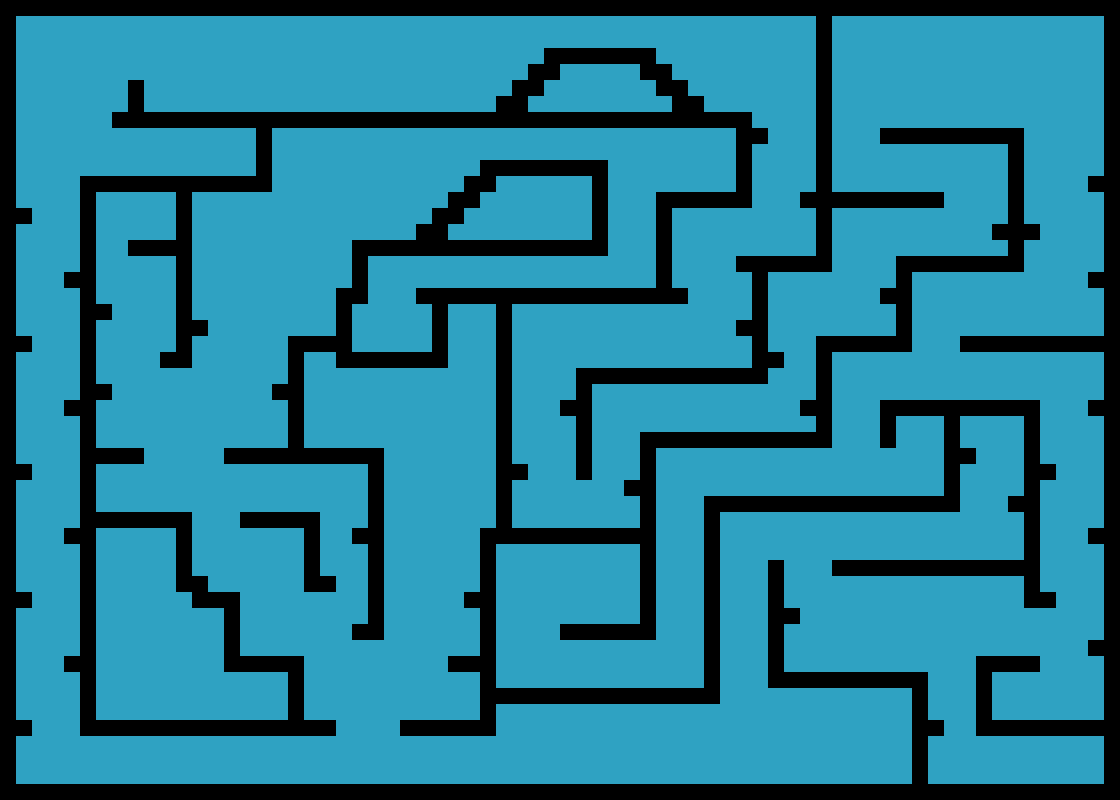

A level layout from a 2D game, rendered from its tile map. Below: a short description, then the map file with tile-grid data replaced by summaries:
An orthogonal 70x50 tile map with 16x16 px tiles, 2 tile layers (foreground, collision), 4 tilesets and 17 objects (14x boots, player, player2, coin).

<map version="1.0" orientation="orthogonal" renderorder="right-down" width="70" height="50" tilewidth="16" tileheight="16" nextobjectid="115">
 <tileset firstgid="1" name="levelSprites" tilewidth="16" tileheight="16">
  <image source="levelSprites.png" width="208" height="16" />
 </tileset>
 <tileset firstgid="14" name="player" tilewidth="16" tileheight="16">
  <image source="player.png" width="32" height="16" />
 </tileset>
 <tileset firstgid="16" name="collision" tilewidth="16" tileheight="16">
  <image source="collision.png" width="80" height="16" />
  <tile id="0">
   <properties>
    <property name="type" value="solid" />
   </properties>
  </tile>
 </tileset>
 <tileset firstgid="21" name="coin" tilewidth="16" tileheight="16">
  <image source="coin.png" width="64" height="16" />
 </tileset>
 <layer name="foreground" width="70" height="50">
  <data>[3500 cells, 3500 non-empty, 3 distinct tile ids]</data>
 </layer>
 <objectgroup name="Players">
  <object id="97" name="player" x="960" y="743" width="41" height="34">
   <properties>
    <property name="image" value="player2" />
    <property name="spritewidth" value="6" />
   </properties>
  </object>
  <object id="99" name="player2" x="1028" y="744" width="41" height="34">
   <properties>
    <property name="image" value="player" />
    <property name="spritewidth" value="6" />
   </properties>
  </object>
 </objectgroup>
 <layer name="collision" width="70" height="50">
  <data>[3500 cells, 859 non-empty, 1 distinct tile ids]</data>
 </layer>
 <objectgroup name="coin">
  <object id="100" name="coin" x="378" y="314" width="29" height="30">
   <properties>
    <property name="image" value="coin" />
    <property name="spritewidth" value="16" />
   </properties>
  </object>
 </objectgroup>
 <objectgroup name="EnemyEntities" opacity="0.02" />
 <objectgroup name="boots">
  <properties>
   <property name="image" value="boots" />
   <property name="spritewidth" value="16" />
  </properties>
  <object id="101" name="boots" x="1012" y="689" width="25" height="22">
   <properties>
    <property name="image" value="boots" />
    <property name="spritewidth" value="16" />
   </properties>
  </object>
  <object id="102" name="boots" x="965" y="420" width="25" height="22">
   <properties>
    <property name="image" value="boots" />
    <property name="spritewidth" value="16" />
   </properties>
  </object>
  <object id="103" name="boots" x="878" y="759" width="25" height="22">
   <properties>
    <property name="image" value="boots" />
    <property name="spritewidth" value="16" />
   </properties>
  </object>
  <object id="104" name="boots" x="606" y="598" width="25" height="22">
   <properties>
    <property name="image" value="boots" />
    <property name="spritewidth" value="16" />
   </properties>
  </object>
  <object id="105" name="boots" x="598" y="339" width="25" height="22">
   <properties>
    <property name="image" value="boots" />
    <property name="spritewidth" value="16" />
   </properties>
  </object>
  <object id="106" name="boots" x="1047" y="304" width="25" height="22">
   <properties>
    <property name="image" value="boots" />
    <property name="spritewidth" value="16" />
   </properties>
  </object>
  <object id="107" name="boots" x="775" y="400" width="25" height="22">
   <properties>
    <property name="image" value="boots" />
    <property name="spritewidth" value="16" />
   </properties>
  </object>
  <object id="108" name="boots" x="573" y="20" width="25" height="22">
   <properties>
    <property name="image" value="boots" />
    <property name="spritewidth" value="16" />
   </properties>
  </object>
  <object id="109" name="boots" x="164" y="83" width="25" height="22">
   <properties>
    <property name="image" value="boots" />
    <property name="spritewidth" value="16" />
   </properties>
  </object>
  <object id="110" name="boots" x="212" y="144" width="25" height="22">
   <properties>
    <property name="image" value="boots" />
    <property name="spritewidth" value="16" />
   </properties>
  </object>
  <object id="111" name="boots" x="140" y="206" width="25" height="22">
   <properties>
    <property name="image" value="boots" />
    <property name="spritewidth" value="16" />
   </properties>
  </object>
  <object id="112" name="boots" x="293" y="484" width="25" height="22">
   <properties>
    <property name="image" value="boots" />
    <property name="spritewidth" value="16" />
   </properties>
  </object>
  <object id="113" name="boots" x="355" y="758" width="25" height="22">
   <properties>
    <property name="image" value="boots" />
    <property name="spritewidth" value="16" />
   </properties>
  </object>
  <object id="114" name="boots" x="700" y="164" width="25" height="22">
   <properties>
    <property name="image" value="boots" />
    <property name="spritewidth" value="16" />
   </properties>
  </object>
 </objectgroup>
</map>
